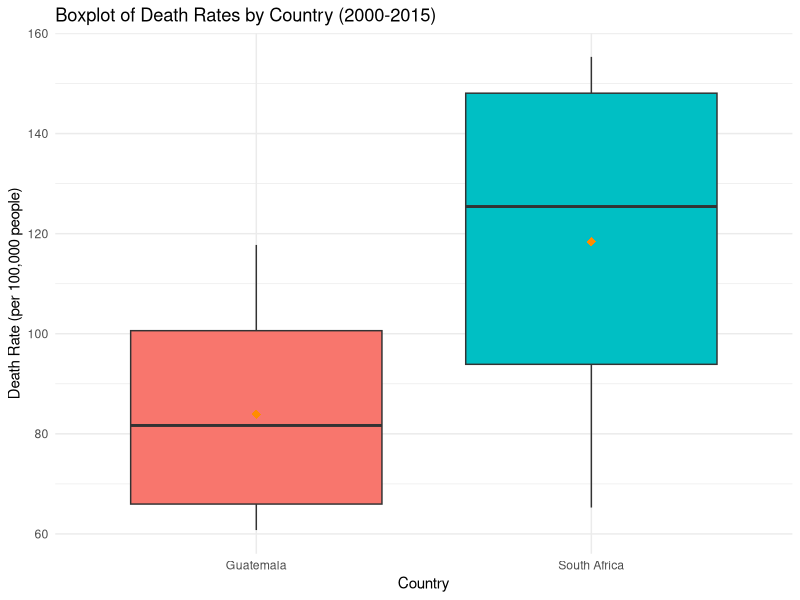

The R source for this figure:
# Load necessary library
library(ggplot2)

# Load the dataset
data <- read.csv("5- respiratory-infection-death-rate-who-mdb.csv")

# Rename columns for clarity
colnames(data) <- c("Entity", "Code", "Year", "Death_Rate")

# Filter data for the years 2000 to 2015 and the specific countries
filtered_data <- subset(data, Year >= 2000 & Year <= 2015 & Entity %in% c("South Africa", "Guatemala"))


# Create the boxplot
ggplot(filtered_data, aes(x = Entity, y = Death_Rate, fill = Entity)) +
  geom_boxplot(outlier.color = "red", outlier.shape = 16, notch = FALSE) +
  stat_summary(fun = mean, geom = "point", shape = 18, color = "darkorange", size = 3) +  # Add mean as a point
  labs(title = "Boxplot of Death Rates by Country (2000-2015)",
       x = "Country",
       y = "Death Rate (per 100,000 people)") +
  theme_minimal() +
  theme(legend.position = "none")
